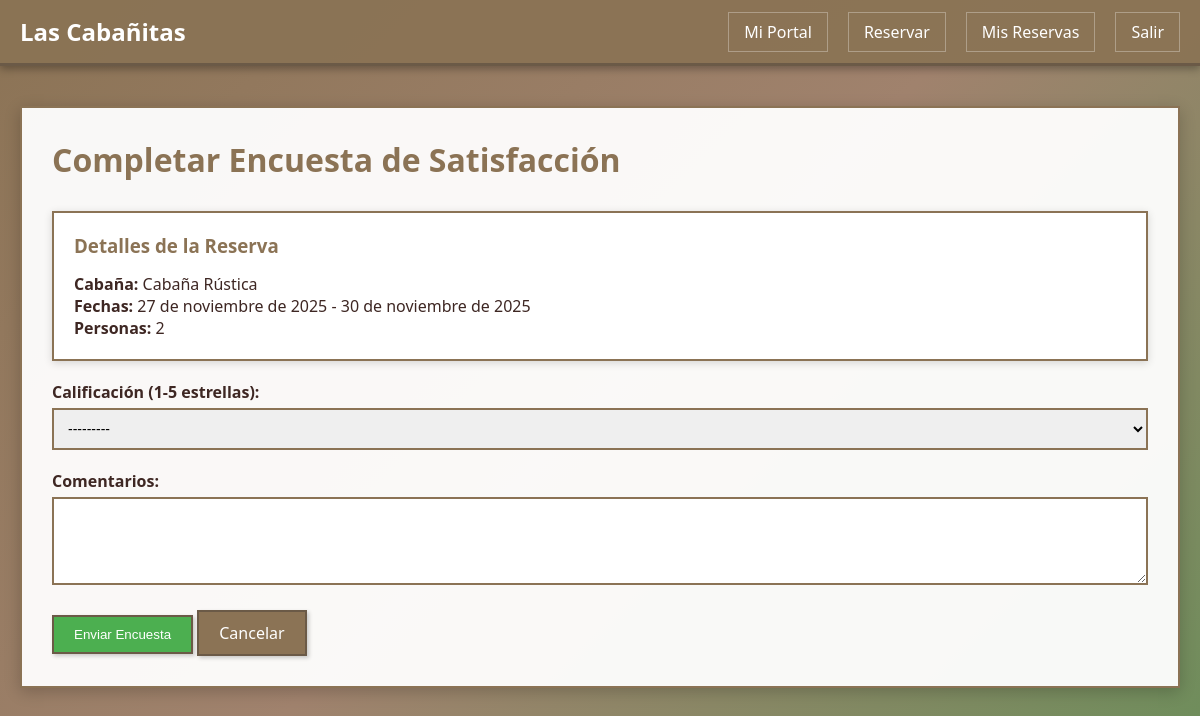
The app's page /cliente/encuesta/7/ (signed in) with its own data.
### gestion/models.py (models this page shows, shortened)
class Reserva(models.Model):
    ESTADOS = [
        ('pendiente', 'Pendiente'),
        ('confirmada', 'Confirmada'),
        ('cancelada', 'Cancelada'),
        ('completada', 'Completada'),
    ]
    idReserva = models.AutoField(primary_key=True)
    cliente = models.ForeignKey(Cliente, on_delete=models.CASCADE, related_name='reservas')
    cabaña = models.ForeignKey(Cabaña, on_delete=models.CASCADE, related_name='reservas')
    fechaInicio = models.DateField()
    fechaFin = models.DateField()
    numPersonas = models.IntegerField()
    estado = models.CharField(max_length=20, choices=ESTADOS, default='pendiente')
    montoCotizado = models.DecimalField(max_digits=10, decimal_places=2)
    comentarios = models.TextField(blank=True)
    fechaCreacion = models.DateTimeField(auto_now_add=True)
    confirmacion_cliente = models.BooleanField(default=False, verbose_name='Confirmación Cliente')
    fecha_confirmacion = models.DateTimeField(null=True, blank=True, verbose_name='Fecha Confirmación')
    class Meta:
        db_table = 'reserva'
        verbose_name = "Reserva"
        verbose_name_plural = "Reservas"
        ordering = ['-fechaCreacion']

class Cabaña(models.Model):
    ESTADOS = [
        ('lista', 'Lista'),
        ('en_preparacion', 'En Preparación'),
        ('pendiente', 'Pendiente'),
        ('mantenimiento', 'En Mantenimiento'),
        ('disponible', 'Disponible'),  # Mantener para compatibilidad
        ('ocupada', 'Ocupada'),
        ('reservada', 'Reservada'),
    ]
    idCabaña = models.AutoField(primary_key=True)
    nombre = models.CharField(max_length=100)
    capacidad = models.IntegerField()
    estado = models.CharField(max_length=20, choices=ESTADOS, default='disponible')
    precioNoche = models.DecimalField(max_digits=10, decimal_places=2)
    class Meta:
        db_table = 'cabana'
        verbose_name = "Cabaña"
        verbose_name_plural = "Cabañas"

### gestion/views.py (the view)
# urls.py: path('cliente/encuesta/<int:reserva_id>/', views.completar_encuesta, name='completar_encuesta'),
@cliente_required
def completar_encuesta(request, reserva_id):
    reserva = get_object_or_404(Reserva, idReserva=reserva_id, cliente=request.user.cliente)
    if Encuesta.objects.filter(reserva=reserva).exists():
        messages.info(request, 'Ya completó la encuesta para esta reserva.')
        return redirect('mis_reservas')
    if request.method == 'POST':
        form = EncuestaForm(request.POST)
        if form.is_valid():
            encuesta = form.save(commit=False)
            encuesta.reserva = reserva
            encuesta.save()
            messages.success(request, 'Encuesta completada. ¡Gracias por su opinión!')
            return redirect('mis_reservas')
    else:
        form = EncuestaForm()
    return render(request, 'cliente/completar_encuesta.html', {'form': form, 'reserva': reserva})

### gestion/forms.py
class EncuestaForm(forms.ModelForm):
    class Meta:
        model = Encuesta
        fields = ['calificacion', 'comentarios']
        widgets = {
            'comentarios': forms.Textarea(attrs={'rows': 4}),
        }

### gestion/templates/cliente/completar_encuesta.html (shortened to what this page needs)
{% extends 'base.html' %}
{% block content %}
<h1 class="page-title">Completar Encuesta de Satisfacción</h1>
<div class="card" class="mb-30">
    <h3>Detalles de la Reserva</h3>
    <p><strong>Cabaña:</strong> {{ reserva.cabaña.nombre }}</p>
    <p><strong>Fechas:</strong> {{ reserva.fechaInicio }} - {{ reserva.fechaFin }}</p>
    <p><strong>Personas:</strong> {{ reserva.numPersonas }}</p>
</div>
<form method="post">
    <div class="form-group">
        <label for="id_calificacion">Calificación (1-5 estrellas):</label>
        {{ form.calificacion }}
    </div>
    <div class="form-group">
        <label for="id_comentarios">Comentarios:</label>
        {{ form.comentarios }}
    </div>
    <button type="submit" class="btn btn-success">Enviar Encuesta</button>
    <a href="{% url 'mis_reservas' %}" class="btn">Cancelar</a>
</form>
{% endblock %}

### gestion/static/css/style.css (style rules this page uses)
* { margin: 0; padding: 0; box-sizing: border-box; }
body { font-family: 'Segoe UI', Tahoma, Geneva, Verdana, sans-serif; background: linear-gradient(135deg, #8B7355 0%, #A0826D 50%, #6B8E5A 100%); min-height: 100vh; color: #3E2723; }
.btn { display: inline-block; padding: 10px 20px; background: #8B7355; color: white; text-decoration: none; border-radius: 0; border: 2px solid #6B5A47; cursor: pointer; transition: all 0.3s; box-shadow: 2px 2px 4px rgba(0,0,0,0.2); }
.btn-success { background: #4CAF50; }
.form-group { margin-bottom: 20px; }
.form-group label { display: block; margin-bottom: 5px; font-weight: bold; }
.form-group input, .form-group select, .form-group textarea { width: 100%; padding: 10px; border: 2px solid #8B7355; border-radius: 0; font-size: 14px; }
.form-group textarea { resize: vertical; }
.card { background: white; border-radius: 0; padding: 20px; margin-bottom: 20px; box-shadow: 0 2px 8px rgba(0,0,0,0.15); border: 2px solid #8B7355; }
.card h3 { margin-bottom: 15px; color: #8B7355; }
.content h1 { color: #8B7355; margin-bottom: 30px; }
.content h3 { color: #8B7355; }
.page-title { color: #8B7355; margin-bottom: 30px; }

### records on screen
Reserva: cabaña.nombre "Cabaña Rústica", fechaInicio "27 de noviembre de 2025", fechaFin "30 de noviembre de 2025", numPersonas "2"
